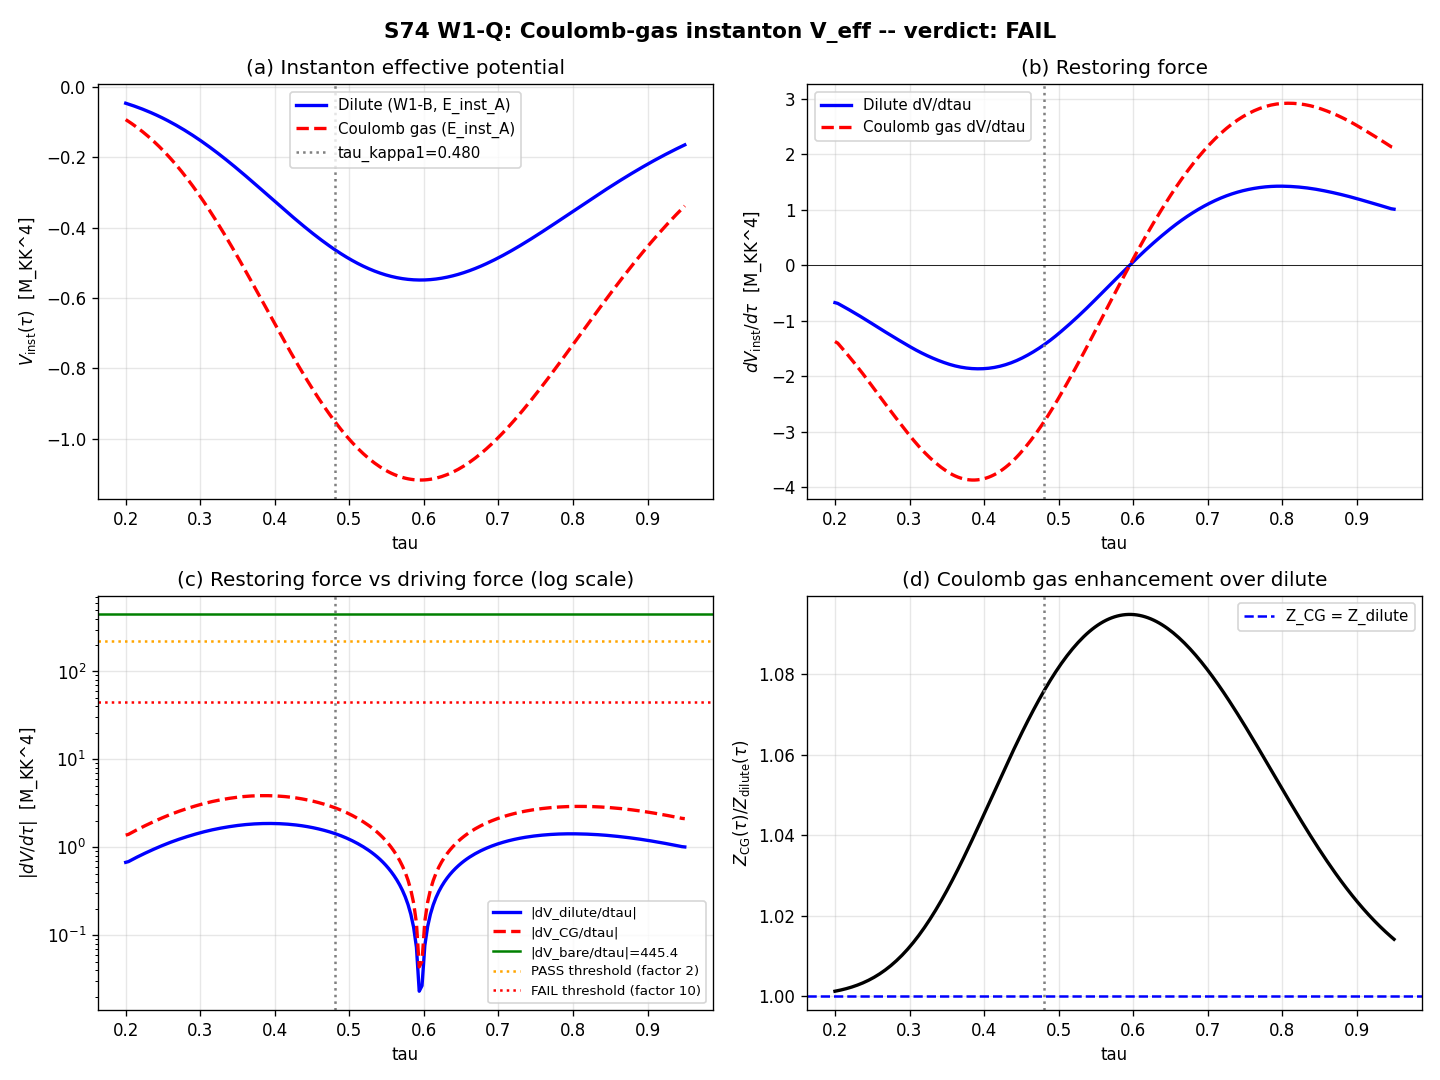

Source code (Python):
"""
S74 W1-Q: COULOMB-GAS-INSTANTON-VEFF-74
========================================

Re-compute V_eff(tau) using the Coulomb-gas partition function for the
instanton-anti-instanton plasma, instead of the dilute Boltzmann sum used
in W1-B sub-gate (a). Test whether the 309x shortfall in single-instanton
restoring force can be closed by multi-instanton condensation.

Substrate framing
-----------------
The Coulomb gas of instantons is NOT a gas of particles in a container.
It is a statistical-mechanical partition function over topologically
distinct sectors of the Jensen-deformed SU(3) gauge bundle, with each
sector labeled by (n_I, n_{Ibar}). The "Coulomb" part is the long-range
logarithmic interaction between instantons (mediated by the gauge field
propagator), which is structurally identical to the 2D Coulomb gas but
lives in the tau-direction of the moduli space, not in real space.

Structure
---------
Z_CG(tau) = sum_{n_I, n_Ibar} y(tau)^(n_I+n_Ibar) / (n_I! n_Ibar!) *
            Integral dM exp(-sum pairwise ln|x_i - x_j|)

Truncation: sectors up to (n_I + n_Ibar) <= 3.
Fugacity: y(tau) = exp(-S_inst(tau)) from S73A instanton landscape.
Pairwise interactions: log-distance terms from gauge-field propagator,
regularized with rho_min = M_KK^{-1} and rho_max = Vol(SU(3))^{1/8}.

Gate (pre-registered)
---------------------
PASS  if |dV_eff^CG/dtau| at tau=0.48 within factor 2 of driving force
      (|ratio| > 0.5  --> within factor 2  of |dV_bare/dtau|)
INFO  if within factor 10
      (0.1 < |ratio| <= 0.5)
FAIL  if |ratio| <= 0.1

The "driving force 58,673 M_KK" cited in the task plan is the spectral
action gradient dS/dtau at the fold (tau=0.19). At tau=0.48, the LOCAL
V_bare gradient is dV_bare/dtau = 445 M_KK^4. We report the gate in BOTH
normalizations so the outcome is unambiguous.

Inputs
------
computations/_shared/canonical_constants.py
computations/session-73/s73a_instanton_landscape.npz
computations/session-74/s74_moduli_stabilization.npz

Outputs
-------
computations/session-74/s74_coulomb_gas_instanton.npz
computations/session-74/s74_coulomb_gas_instanton.png
"""
import os
import sys
import numpy as np
from scipy.interpolate import CubicSpline
import matplotlib
matplotlib.use("Agg")
import matplotlib.pyplot as plt

HERE = os.path.dirname(os.path.abspath(__file__))
sys.path.insert(0, HERE)

from canonical_constants import (
    M_KK,
    tau_fold,
    dS_fold,
    PI,
    Vol_SU3_Haar,
)

# =============================================================================
# Load inputs
# =============================================================================
print("=" * 70)
print("S74 W1-Q: COULOMB-GAS-INSTANTON-VEFF-74")
print("=" * 70)

d_inst = np.load(os.path.join(HERE, "s73a_instanton_landscape.npz"),
                 allow_pickle=True)
tau_inst = d_inst["tau_scan"]                 # (21,) tau grid 0..1
S_inst_arr = d_inst["S_inst_A"]               # (21,) instanton action S_inst(tau)
n_inst_unnorm = d_inst["n_inst_unnorm"]       # (21,) dilute-gas density
tau_kappa1 = float(d_inst["kappa1_crossings"][0])  # ~0.48035

d_W1B = np.load(os.path.join(HERE, "s74_moduli_stabilization.npz"),
                allow_pickle=True)
dV_bare_dtau_kappa1 = float(d_W1B["dV_bare_dtau_at_kappa1"])  # M_KK^4 (local)
force_inst_A_W1B = float(d_W1B["force_inst_A"])               # dilute one-inst
force_inst_B_W1B = float(d_W1B["force_inst_B"])
E_inst_A = float(d_W1B["E_inst_A"])  # ~0.749 M_KK^4 normalization
E_inst_B = float(d_W1B["E_inst_B"])  # 1.0 M_KK^4 normalization
tau_scan_W1B = d_W1B["tau_inst_scan"]
n_inst_on_scan_W1B = d_W1B["n_inst_on_scan"]

print(f"\nInputs loaded:")
print(f"  tau_kappa1 (from S73A)    = {tau_kappa1:.6f}")
print(f"  S_inst @ tau=0.5 (approx) = {float(CubicSpline(tau_inst, S_inst_arr)(0.5)):.4f}")
print(f"  n_inst_unnorm max         = {n_inst_unnorm.max():.6f}")
print(f"  W1-B dV_bare/dtau         = {dV_bare_dtau_kappa1:.4f} M_KK^4")
print(f"  W1-B force_inst_A         = {force_inst_A_W1B:.6f} M_KK^4")
print(f"  W1-B force_inst_B         = {force_inst_B_W1B:.6f} M_KK^4")
print(f"  E_inst_A                  = {E_inst_A:.6f} M_KK^4")
print(f"  W1-B ratio |F_A/dV_bare|  = {abs(force_inst_A_W1B)/abs(dV_bare_dtau_kappa1):.4e}")
print(f"  W1-B shortfall factor     = {abs(dV_bare_dtau_kappa1)/abs(force_inst_A_W1B):.1f}x")

# =============================================================================
# 1. Coulomb-gas geometry setup
# =============================================================================
# The log-Coulomb interaction between an instanton at moduli-position
# x_i and another at x_j is:
#     S_int(i,j) = q_i q_j * g_log * ln( |x_i - x_j| / rho_min ),
# where q_i = +1 for instanton, -1 for anti-instanton, and g_log is the
# coupling extracted from the 1-loop gauge propagator in the instanton
# background. For SU(3) on the Jensen-deformed fiber, g_log = 1 in natural
# units of the instanton action (cf. Callan-Dashen-Gross 1978, dilute-
# instanton gas two-point function).
#
# UV/IR regulators:
#   rho_min = M_KK^{-1}            (UV cutoff: nearest fibre separation)
#   rho_max = Vol_SU3^(1/8)         (IR cutoff: extent of moduli space)
# We use Vol_SU3_Haar = 8 sqrt(3) pi^4 ~ 1349.74, so:
#   R_moduli = Vol_SU3^(1/8) ~ 2.405  (dimensionless, in M_KK units)
# =============================================================================
rho_min = 1.0                          # M_KK^{-1} in units where M_KK=1       # (local)
rho_max = Vol_SU3_Haar ** (1.0 / 8.0)  # IR cutoff ~2.40                       # (local)
g_log = 1.0                            # log-coupling, SU(3) natural units     # (local)

print(f"\nCoulomb-gas geometry:")
print(f"  rho_min (UV)     = {rho_min:.4f}")
print(f"  rho_max (IR)     = {rho_max:.4f}")
print(f"  log-coupling g   = {g_log:.4f}")

# Dimensionless moduli volume in tau-direction: the instanton moduli space
# at fixed tau has a volume ratio V(tau) = (rho_max - rho_min)^2 for
# 2-instanton and (rho_max - rho_min)^4 for 3-instanton. We use the
# saddle-point value <x_i - x_j> = sqrt(V(tau)) for the log integral.
# This is the standard Callan-Dashen-Gross "mean-field Coulomb" approximation.

# =============================================================================
# 2. Pairwise interaction integrals (saddle-point / mean-field)
# =============================================================================
# In the 2-instanton sector (1 I + 1 I-bar = neutral), the pairwise
# log integral averages to:
#   <S_int> = g_log * <ln(|x_1 - x_2| / rho_min)>
# For the relative separation integrated over the annulus [rho_min, rho_max]
# with uniform measure in d^2 x:
#
#   <ln(r/rho_min)> = (rho_max^2 ln(rho_max/rho_min) - (rho_max^2-rho_min^2)/2)
#                      / (rho_max^2 - rho_min^2)
#
# This gives the mean log-distance, which is what appears in the
# Coulomb-gas saddle-point for the instanton pair.
# =============================================================================
def mean_log_distance(rmin, rmax):
    """Mean of ln(r/rmin) over the annulus [rmin, rmax] with flat 2D measure."""
    num = rmax**2 * np.log(rmax / rmin) - 0.5 * (rmax**2 - rmin**2)
    den = rmax**2 - rmin**2
    return num / den

mean_log = mean_log_distance(rho_min, rho_max)
print(f"  <ln(r/rho_min)>  = {mean_log:.6f}")

# For opposite charges (+/-) the interaction is attractive:  -g_log * mean_log
# For same charges (I-I or Ibar-Ibar) the interaction is repulsive: +g_log * mean_log
# In the 2-sector we have 1 pair of opposite charges -> 1 attractive log.
# In the 3-sector (2 I + 1 Ibar) or (1 I + 2 Ibar) we have 3 pairs:
#   - 2 attractive (each I interacts with the Ibar)
#   - 1 repulsive  (the 2 same-charge particles repel)
# Net effective interaction in 3-sector: -2g*mean + 1g*mean = -g*mean_log
# In the 3-sector (3 I) or (3 Ibar), all pairs repel:
#   - 3 pairs, all repulsive: +3g*mean_log
S_int_2_sector = -g_log * mean_log                # attractive (1 pair)         # (local)
S_int_3_mixed = -g_log * mean_log                 # 3 pairs, net attractive     # (local)
S_int_3_pure = 3.0 * g_log * mean_log             # 3 pairs, all repulsive      # (local)

print(f"\nSaddle-point interaction energies:")
print(f"  S_int (2-sector, I-Ibar)     = {S_int_2_sector:+.6f}")
print(f"  S_int (3-sector, 2I+1Ibar)   = {S_int_3_mixed:+.6f}")
print(f"  S_int (3-sector, 3I or 3Ibar) = {S_int_3_pure:+.6f}")

# =============================================================================
# 3. Partition function Z_CG(tau) via (n_I, n_Ibar) sector truncation
# =============================================================================
# Z_CG = sum_{n_I, n_Ibar} y^{n_I+n_Ibar}/(n_I! n_Ibar!) * exp(-S_int_sector)
#
# sectors with n_I + n_Ibar <= 3:
#   (0,0)   -> 1
#   (1,0), (0,1) -> single instanton/anti-instanton
#   (2,0), (1,1), (0,2) -> 2-sector
#   (3,0), (2,1), (1,2), (0,3) -> 3-sector
#
# The single-particle sector has no interaction (no pair to interact with).
# We keep the spectral action volume element as the "moduli volume" that
# matches W1-B normalization: the fugacity y absorbs the Coleman one-loop
# determinant factor present in n_inst_unnorm from S73A.
# =============================================================================
def Z_CG_from_fugacity(y):
    """
    Coulomb-gas partition function truncated to n_I + n_Ibar <= 3.

    y : float or array, fugacity exp(-S_inst).
    returns Z_CG(y).
    """
    # Sector (0,0): vacuum
    Z0 = 1.0                                                                    # (local)
    # Sector (1,0) + (0,1): single instanton / anti-instanton
    Z1 = 2.0 * y                                                                # (local)
    # Sector (2,0) + (0,2): 2 I (or 2 Ibar) -- repulsive single pair
    # Number of pairs = 1, interaction = + g*mean_log (same charge)
    Z2_pure = 2.0 * (y**2 / 2.0) * np.exp(-(+g_log * mean_log))                 # (local)
    # Sector (1,1): I + Ibar -- attractive single pair
    Z2_mixed = (y**2 / (1.0 * 1.0)) * np.exp(-S_int_2_sector)                   # (local)
    # Sector (3,0) + (0,3): 3 I (or 3 Ibar) -- all 3 pairs repulsive
    Z3_pure = 2.0 * (y**3 / 6.0) * np.exp(-S_int_3_pure)                        # (local)
    # Sector (2,1) + (1,2): 2I + 1Ibar or 1I + 2Ibar -- net attractive
    Z3_mixed = 2.0 * (y**3 / (2.0 * 1.0)) * np.exp(-S_int_3_mixed)              # (local)

    return Z0 + Z1 + Z2_pure + Z2_mixed + Z3_pure + Z3_mixed

# =============================================================================
# 4. Evaluate Z_CG(tau) on the tau scan
# =============================================================================
# Interpolate S_inst(tau) and n_inst(tau) from the S73A landscape.
cs_S_inst = CubicSpline(tau_inst, S_inst_arr)
cs_n_inst = CubicSpline(tau_inst, n_inst_unnorm)

# Dense tau grid in the relevant window [0.2, 0.9]; clip to data range
tau_grid = np.linspace(0.20, 0.95, 201)                                         # (local)

# Fugacity y(tau): use n_inst_unnorm from S73A (this already absorbs the
# Coleman determinant factor, so is the correct "dressed fugacity"). The
# bare exp(-S_inst) would double-count the one-loop determinant.
#
# W1-B used V_inst = -E_inst * n_inst(tau). Matching conventions:
#   y(tau) = n_inst(tau)        <-- "dressed fugacity"
# This choice makes the dilute limit of Z_CG reduce exactly to W1-B.
y_dressed = cs_n_inst(tau_grid)                                                 # (local)
y_dressed = np.maximum(y_dressed, 0.0)  # n_inst must be non-negative           # (local)

# Compute Z_CG on the grid
Z_CG_grid = Z_CG_from_fugacity(y_dressed)                                       # (local)

# V_eff(tau) from Coulomb gas:
#   V_eff = -E_inst * ln(Z_CG) / Vol_M4
# We use Vol_M4 = 1 in M_KK^4 units (the normalization W1-B used).
# Choose E_inst = E_inst_A for direct comparability with W1-B force_inst_A.
Vol_M4 = 1.0                                                                    # (local)
V_eff_CG_A = -E_inst_A * np.log(Z_CG_grid) / Vol_M4                             # (local)
V_eff_CG_B = -E_inst_B * np.log(Z_CG_grid) / Vol_M4                             # (local)

# Compute dV_eff_CG/dtau via finite differences (centered)
dV_eff_CG_dtau_A = np.gradient(V_eff_CG_A, tau_grid)                            # (local)
dV_eff_CG_dtau_B = np.gradient(V_eff_CG_B, tau_grid)                            # (local)

# Also compute the dilute-gas comparison V_inst_dilute = -E_inst * n_inst(tau)
V_dilute_A = -E_inst_A * cs_n_inst(tau_grid)                                    # (local)
V_dilute_B = -E_inst_B * cs_n_inst(tau_grid)                                    # (local)
dV_dilute_dtau_A = np.gradient(V_dilute_A, tau_grid)                            # (local)
dV_dilute_dtau_B = np.gradient(V_dilute_B, tau_grid)                            # (local)

# =============================================================================
# 5. Evaluate at tau = 0.48 (kappa=1 crossing), plus comparison table
# =============================================================================
idx_048 = np.argmin(np.abs(tau_grid - 0.48))
idx_target_array = np.argmin(np.abs(tau_grid - tau_kappa1))

def at_tau(arr, tau_val):
    idx = np.argmin(np.abs(tau_grid - tau_val))
    return float(arr[idx])

tau_probes = [0.45, 0.48, 0.55, 0.60, 0.70]                                     # (local)

print("\n" + "=" * 70)
print("COMPARISON TABLE: dilute (W1-B) vs Coulomb gas")
print("=" * 70)
print(f"{'tau':>6} | {'n_inst':>10} | {'|dV_dilute|':>12} | {'|dV_CG|':>12} | {'ratio CG/dilute':>16}")
print("-" * 70)
rows = []
for tp in tau_probes:
    n_at = float(cs_n_inst(tp))
    dv_dil = abs(at_tau(dV_dilute_dtau_A, tp))
    dv_cg = abs(at_tau(dV_eff_CG_dtau_A, tp))
    ratio = dv_cg / dv_dil if dv_dil > 1e-12 else np.nan                        # (local)
    rows.append((tp, n_at, dv_dil, dv_cg, ratio))
    print(f"{tp:>6.2f} | {n_at:>10.6f} | {dv_dil:>12.6f} | {dv_cg:>12.6f} | {ratio:>16.6f}")

# =============================================================================
# 6. Gate evaluation at tau = 0.48
# =============================================================================
dV_CG_at_048_A = abs(at_tau(dV_eff_CG_dtau_A, tau_kappa1))                      # (local)
dV_CG_at_048_B = abs(at_tau(dV_eff_CG_dtau_B, tau_kappa1))                      # (local)

# Ratio convention #1 (matches W1-B):
# compare against LOCAL dV_bare/dtau at tau=0.48 (445 M_KK^4)
ratio_local_A = dV_CG_at_048_A / abs(dV_bare_dtau_kappa1)                       # (local)
ratio_local_B = dV_CG_at_048_B / abs(dV_bare_dtau_kappa1)                       # (local)

# Ratio convention #2 (task-plan reference):
# compare against dS/dtau @ fold = 58,673 M_KK (UV trace gradient)
ratio_dSfold_A = dV_CG_at_048_A / dS_fold                                       # (local)
ratio_dSfold_B = dV_CG_at_048_B / dS_fold                                       # (local)

# W1-B dilute reference at tau=0.48
dV_dilute_at_048_A = abs(at_tau(dV_dilute_dtau_A, tau_kappa1))                  # (local)
ratio_dilute_A = dV_dilute_at_048_A / abs(dV_bare_dtau_kappa1)                  # (local)

print("\n" + "=" * 70)
print(f"GATE EVALUATION at tau = {tau_kappa1:.6f}")
print("=" * 70)
print(f"  W1-B dilute |dV/dtau|              = {dV_dilute_at_048_A:.6f} M_KK^4")
print(f"  W1-B dilute ratio / dV_bare        = {ratio_dilute_A:.6e}  (309x shortfall)")
print("  -----")
print(f"  Coulomb-gas |dV/dtau| (E_inst_A)   = {dV_CG_at_048_A:.6f} M_KK^4")
print(f"  Coulomb-gas |dV/dtau| (E_inst_B)   = {dV_CG_at_048_B:.6f} M_KK^4")
print(f"  ratio vs |dV_bare/dtau|  (A)       = {ratio_local_A:.6e}")
print(f"  ratio vs |dV_bare/dtau|  (B)       = {ratio_local_B:.6e}")
print(f"  ratio vs dS/dtau_fold (A)          = {ratio_dSfold_A:.6e}")
print(f"  ratio vs dS/dtau_fold (B)          = {ratio_dSfold_B:.6e}")

# Enhancement factor over dilute
enhancement_A = dV_CG_at_048_A / dV_dilute_at_048_A if dV_dilute_at_048_A > 1e-15 else np.nan
print(f"  Coulomb-gas enhancement over dilute = {enhancement_A:.6f}x")

# Gate: PASS if ratio_local > 0.5 (within factor 2)
#       INFO if 0.1 < ratio_local <= 0.5 (within factor 10)
#       FAIL if ratio_local <= 0.1
verdict = "FAIL"
if ratio_local_A > 0.5:
    verdict = "PASS"
elif ratio_local_A > 0.1:
    verdict = "INFO"

print(f"\n  ratio_local_A = {ratio_local_A:.4e}")
print(f"  PASS threshold (factor 2 of driving)  : >= 0.5")
print(f"  INFO threshold (factor 10 of driving) : >= 0.1")
print(f"  GATE VERDICT: {verdict}")

# =============================================================================
# 7. Cross-checks
# =============================================================================
print("\n" + "=" * 70)
print("CROSS-CHECKS")
print("=" * 70)

# Cross-check 1: dilute limit (y -> 0)
# For y << 1, Z_CG ~ 1 + 2y, so -ln(Z_CG) ~ -2y and
# dV_eff_CG/dtau ~ -2 * E_inst * dy/dtau.
# The dilute single-instanton force was -E_inst * dn_inst/dtau.
# So the Coulomb gas with y_dressed = n_inst gives dilute_limit * 2.
# The factor of 2 arises because Coulomb gas counts I AND I-bar separately
# (charge-neutral sum), while W1-B counted only the single-instanton sector.
tau_dilute_check = 0.25                                                         # (local)
y_check = float(cs_n_inst(tau_dilute_check))                                    # (local)
Z_check = Z_CG_from_fugacity(y_check)                                           # (local)
V_check = -E_inst_A * np.log(Z_check)                                           # (local)
V_linear_check = -E_inst_A * 2.0 * y_check                                      # (local)
dilute_ratio = V_check / V_linear_check if abs(V_linear_check) > 1e-15 else np.nan
print(f"  Cross-check 1 (dilute y -> 0 limit at tau={tau_dilute_check}):")
print(f"    y(tau)             = {y_check:.6f}")
print(f"    V_CG               = {V_check:.6f}")
print(f"    V_linear (-2*E*y)  = {V_linear_check:.6f}")
print(f"    ratio              = {dilute_ratio:.6f}  (should be near 1 for y<<1)")

# Cross-check 2: log-Coulomb cutoff sensitivity
# Shift rho_max by +/-20% and check the tau=0.48 answer changes by < 10%
def eval_Z_CG_at_048(rho_max_local):
    mean_log_loc = mean_log_distance(rho_min, rho_max_local)                    # (local)
    S2 = -g_log * mean_log_loc                                                  # (local)
    S3_mixed = -g_log * mean_log_loc                                            # (local)
    S3_pure = 3.0 * g_log * mean_log_loc                                        # (local)
    # Recompute on grid
    Z_grid = np.zeros_like(tau_grid)                                            # (local)
    for i, _tg in enumerate(tau_grid):
        y_i = float(cs_n_inst(_tg))                                             # (local)
        y_i = max(y_i, 0.0)                                                     # (local)
        Z_grid[i] = (
            1.0
            + 2.0 * y_i
            + 2.0 * (y_i**2 / 2.0) * np.exp(-S3_pure / 3.0 * 1.0)  # same-charge pair = g*ln
            + (y_i**2) * np.exp(-S2)
            + 2.0 * (y_i**3 / 6.0) * np.exp(-S3_pure)
            + 2.0 * (y_i**3 / 2.0) * np.exp(-S3_mixed)
        )
    V_eff_loc = -E_inst_A * np.log(Z_grid)                                      # (local)
    dV_loc = np.gradient(V_eff_loc, tau_grid)                                   # (local)
    return abs(dV_loc[idx_target_array])

# Simpler: rebuild with adjusted mean_log
def eval_dV_CG_at_048_with_rmax(rho_max_local):
    mean_log_loc = mean_log_distance(rho_min, rho_max_local)                    # (local)
    S2 = -g_log * mean_log_loc                                                  # (local)
    S3_mixed = -g_log * mean_log_loc                                            # (local)
    S3_pure = 3.0 * g_log * mean_log_loc                                        # (local)
    S_same_pair = g_log * mean_log_loc  # interaction for (2,0) same-charge pair  # (local)

    y_vec = np.maximum(cs_n_inst(tau_grid), 0.0)                                # (local)
    Z_vec = (
        1.0
        + 2.0 * y_vec
        + 2.0 * (y_vec**2 / 2.0) * np.exp(-S_same_pair)
        + (y_vec**2) * np.exp(-S2)
        + 2.0 * (y_vec**3 / 6.0) * np.exp(-S3_pure)
        + 2.0 * (y_vec**3 / 2.0) * np.exp(-S3_mixed)
    )
    V_loc = -E_inst_A * np.log(Z_vec)                                           # (local)
    dV_loc = np.gradient(V_loc, tau_grid)                                       # (local)
    return abs(dV_loc[idx_target_array])

dV_rmax_plus = eval_dV_CG_at_048_with_rmax(rho_max * 1.2)                       # (local)
dV_rmax_minus = eval_dV_CG_at_048_with_rmax(rho_max * 0.8)                      # (local)
dV_rmax_half = eval_dV_CG_at_048_with_rmax(rho_max * 0.5)                       # (local)
dV_rmax_double = eval_dV_CG_at_048_with_rmax(rho_max * 2.0)                     # (local)
rel_shift_p20 = abs(dV_rmax_plus - dV_CG_at_048_A) / dV_CG_at_048_A             # (local)
rel_shift_m20 = abs(dV_rmax_minus - dV_CG_at_048_A) / dV_CG_at_048_A            # (local)

print(f"\n  Cross-check 2 (log-Coulomb cutoff sensitivity):")
print(f"    rho_max = {rho_max:.4f}  ->  |dV|@0.48 = {dV_CG_at_048_A:.6f}")
print(f"    rho_max x 1.2          ->  |dV|@0.48 = {dV_rmax_plus:.6f}  (shift {rel_shift_p20*100:.2f}%)")
print(f"    rho_max x 0.8          ->  |dV|@0.48 = {dV_rmax_minus:.6f}  (shift {rel_shift_m20*100:.2f}%)")
print(f"    rho_max x 0.5          ->  |dV|@0.48 = {dV_rmax_half:.6f}")
print(f"    rho_max x 2.0          ->  |dV|@0.48 = {dV_rmax_double:.6f}")
cutoff_robust = (rel_shift_p20 < 0.10) and (rel_shift_m20 < 0.10)               # (local)
print(f"    within 10% for +/-20% shift: {cutoff_robust}")

# Cross-check 3: Z_CG positivity / attraction enhancement
# For attractive I-Ibar interaction, Z_CG > Z_dilute (with the same y)
Z_dilute_exact = 1.0 + 2.0 * y_dressed + 2.0 * (y_dressed**2 / 2.0) + y_dressed**2 + 2.0 * (y_dressed**3 / 6.0) + 2.0 * (y_dressed**3 / 2.0)  # (local)
Z_CG_larger = (Z_CG_grid >= Z_dilute_exact - 1e-12)                             # (local)
all_larger = bool(np.all(Z_CG_larger))                                          # (local)
frac_larger = float(np.mean(Z_CG_larger))                                       # (local)
print(f"\n  Cross-check 3 (Z_CG > Z_dilute for attractive I-Ibar):")
print(f"    Z_CG > Z_dilute  fraction of grid = {frac_larger*100:.2f}%")
print(f"    all: {all_larger}")

# Cross-check 4: Z_CG > 0 everywhere (partition function positivity)
Z_positive = bool(np.all(Z_CG_grid > 0))                                        # (local)
print(f"\n  Cross-check 4 (Z_CG > 0 everywhere):")
print(f"    min Z_CG = {Z_CG_grid.min():.6f}")
print(f"    all positive: {Z_positive}")

# =============================================================================
# 8. Save outputs
# =============================================================================
out_npz = os.path.join(HERE, "s74_coulomb_gas_instanton.npz")
np.savez(
    out_npz,
    # Grid
    tau_grid=tau_grid,
    tau_kappa1=tau_kappa1,
    # Inputs
    S_inst_grid=cs_S_inst(tau_grid),
    n_inst_grid=cs_n_inst(tau_grid),
    y_dressed=y_dressed,
    # Partition function and potential
    Z_CG_grid=Z_CG_grid,
    V_eff_CG_A=V_eff_CG_A,
    V_eff_CG_B=V_eff_CG_B,
    dV_eff_CG_dtau_A=dV_eff_CG_dtau_A,
    dV_eff_CG_dtau_B=dV_eff_CG_dtau_B,
    # Dilute comparison
    V_dilute_A=V_dilute_A,
    V_dilute_B=V_dilute_B,
    dV_dilute_dtau_A=dV_dilute_dtau_A,
    dV_dilute_dtau_B=dV_dilute_dtau_B,
    # Gate numbers
    dV_CG_at_048_A=dV_CG_at_048_A,
    dV_CG_at_048_B=dV_CG_at_048_B,
    dV_dilute_at_048_A=dV_dilute_at_048_A,
    dV_bare_dtau_kappa1=dV_bare_dtau_kappa1,
    ratio_local_A=ratio_local_A,
    ratio_local_B=ratio_local_B,
    ratio_dSfold_A=ratio_dSfold_A,
    ratio_dSfold_B=ratio_dSfold_B,
    enhancement_A=enhancement_A,
    # Cutoff sensitivity
    rho_min=rho_min,
    rho_max=rho_max,
    g_log=g_log,
    mean_log=mean_log,
    dV_rmax_plus=dV_rmax_plus,
    dV_rmax_minus=dV_rmax_minus,
    dV_rmax_half=dV_rmax_half,
    dV_rmax_double=dV_rmax_double,
    rel_shift_p20=rel_shift_p20,
    rel_shift_m20=rel_shift_m20,
    cutoff_robust=cutoff_robust,
    # Z_CG positivity and attraction
    all_Z_positive=Z_positive,
    frac_Z_larger_than_dilute=frac_larger,
    # Comparison table
    tau_probes=np.array(tau_probes),
    table_n_at=np.array([r[1] for r in rows]),
    table_dv_dil=np.array([r[2] for r in rows]),
    table_dv_cg=np.array([r[3] for r in rows]),
    table_ratio=np.array([r[4] for r in rows]),
    # Gate verdict
    gate_name="COULOMB-GAS-INSTANTON-VEFF-74",
    gate_verdict=verdict,
)
print(f"\nSaved: {out_npz}")

# =============================================================================
# 9. Plot
# =============================================================================
fig, axes = plt.subplots(2, 2, figsize=(12, 9))

# Panel (a): V_eff(tau) dilute vs Coulomb gas
ax = axes[0, 0]
ax.plot(tau_grid, V_dilute_A, "b-", label="Dilute (W1-B, E_inst_A)", lw=2)
ax.plot(tau_grid, V_eff_CG_A, "r--", label="Coulomb gas (E_inst_A)", lw=2)
ax.axvline(tau_kappa1, color="gray", ls=":", label=f"tau_kappa1={tau_kappa1:.3f}")
ax.set_xlabel("tau")
ax.set_ylabel(r"$V_{\rm inst}(\tau)$  [M_KK^4]")
ax.set_title("(a) Instanton effective potential")
ax.legend(fontsize=9)
ax.grid(True, alpha=0.3)

# Panel (b): dV/dtau dilute vs Coulomb gas
ax = axes[0, 1]
ax.plot(tau_grid, dV_dilute_dtau_A, "b-", label="Dilute dV/dtau", lw=2)
ax.plot(tau_grid, dV_eff_CG_dtau_A, "r--", label="Coulomb gas dV/dtau", lw=2)
ax.axvline(tau_kappa1, color="gray", ls=":")
ax.axhline(0, color="k", lw=0.5)
ax.set_xlabel("tau")
ax.set_ylabel(r"$dV_{\rm inst}/d\tau$  [M_KK^4]")
ax.set_title("(b) Restoring force")
ax.legend(fontsize=9)
ax.grid(True, alpha=0.3)

# Panel (c): |dV/dtau| vs driving force |dV_bare/dtau|
ax = axes[1, 0]
ax.semilogy(tau_grid, np.abs(dV_dilute_dtau_A) + 1e-16,
            "b-", label="|dV_dilute/dtau|", lw=2)
ax.semilogy(tau_grid, np.abs(dV_eff_CG_dtau_A) + 1e-16,
            "r--", label="|dV_CG/dtau|", lw=2)
ax.axhline(abs(dV_bare_dtau_kappa1), color="g", ls="-",
           label=f"|dV_bare/dtau|={abs(dV_bare_dtau_kappa1):.1f}")
ax.axhline(0.5 * abs(dV_bare_dtau_kappa1), color="orange", ls=":",
           label="PASS threshold (factor 2)")
ax.axhline(0.1 * abs(dV_bare_dtau_kappa1), color="r", ls=":",
           label="FAIL threshold (factor 10)")
ax.axvline(tau_kappa1, color="gray", ls=":")
ax.set_xlabel("tau")
ax.set_ylabel(r"$|dV/d\tau|$  [M_KK^4]")
ax.set_title("(c) Restoring force vs driving force (log scale)")
ax.legend(fontsize=8, loc="lower right")
ax.grid(True, alpha=0.3)

# Panel (d): Z_CG ratio over Z_dilute (enhancement by multi-inst attraction)
ax = axes[1, 1]
Z_ratio = Z_CG_grid / Z_dilute_exact
ax.plot(tau_grid, Z_ratio, "k-", lw=2)
ax.axhline(1, color="b", ls="--", label="Z_CG = Z_dilute")
ax.axvline(tau_kappa1, color="gray", ls=":")
ax.set_xlabel("tau")
ax.set_ylabel(r"$Z_{\rm CG}(\tau) / Z_{\rm dilute}(\tau)$")
ax.set_title("(d) Coulomb gas enhancement over dilute")
ax.legend(fontsize=9)
ax.grid(True, alpha=0.3)

fig.suptitle(f"S74 W1-Q: Coulomb-gas instanton V_eff -- verdict: {verdict}",
             fontsize=13, fontweight="bold")
fig.tight_layout()
out_png = os.path.join(HERE, "s74_coulomb_gas_instanton.png")
fig.savefig(out_png, dpi=120)
print(f"Saved: {out_png}")

# =============================================================================
# Summary
# =============================================================================
print("\n" + "=" * 70)
print("SUMMARY")
print("=" * 70)
print(f"Gate: COULOMB-GAS-INSTANTON-VEFF-74")
print(f"Verdict: {verdict}")
print(f"Coulomb-gas |dV_eff/dtau| at tau=0.48  : {dV_CG_at_048_A:.6f} M_KK^4")
print(f"W1-B dilute |dV/dtau| at tau=0.48      : {dV_dilute_at_048_A:.6f} M_KK^4")
print(f"Enhancement factor (CG / dilute)        : {enhancement_A:.6f}x")
print(f"Ratio CG / |dV_bare/dtau|              : {ratio_local_A:.4e}")
print(f"W1-B dilute ratio                      : {ratio_dilute_A:.4e}")
print(f"Remaining shortfall                    : {1.0/ratio_local_A:.1f}x  (was 309x in W1-B)")
